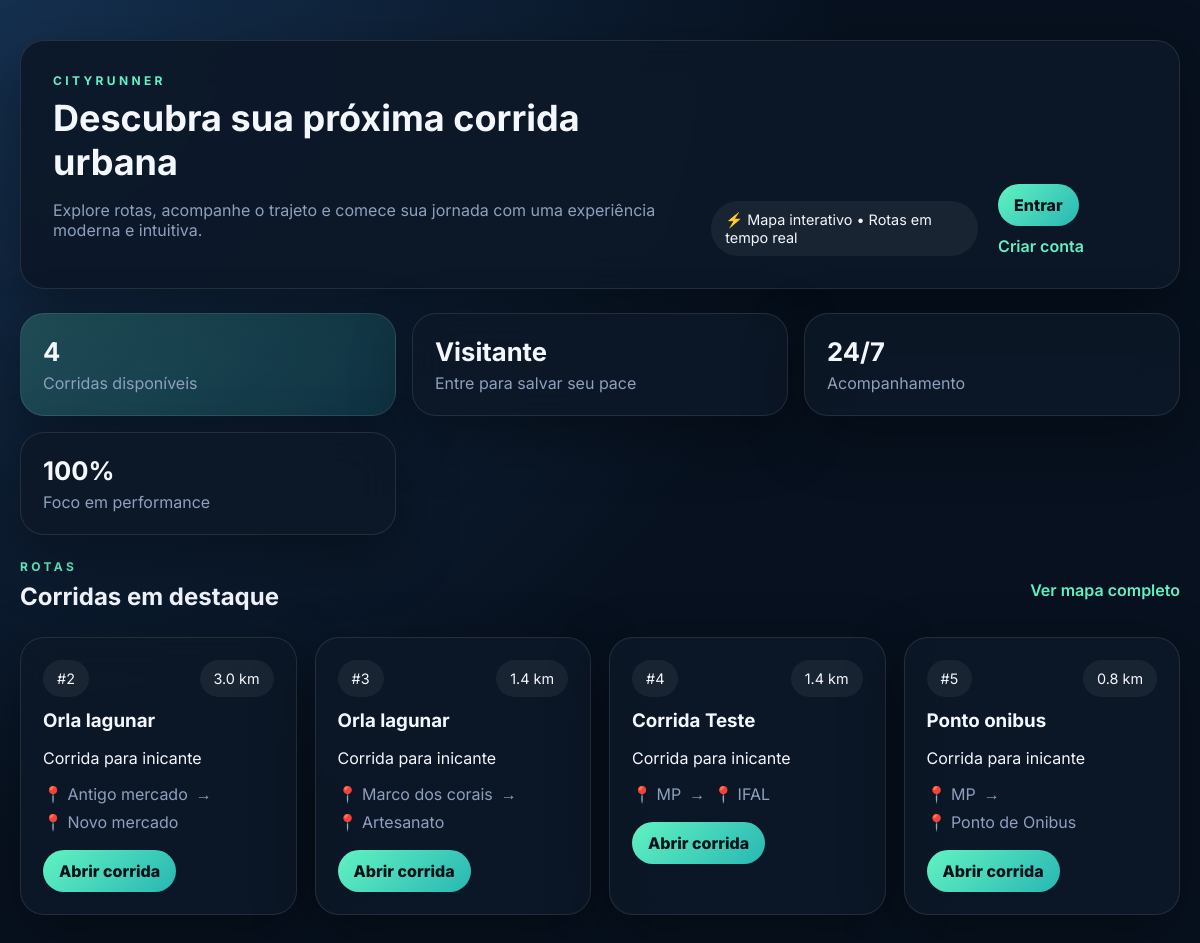
The page /corridas/ (signed in) on the database its author committed.
### corridas/models.py (models this page shows, shortened)
class Corrida(models.Model):
    nome = models.CharField(max_length=100)
    local_inicio = models.CharField(max_length=100)
    local_fim = models.CharField(max_length=100)
    distancia = models.FloatField()
    descricao = models.TextField()
    origem_latitude = models.FloatField(null=True, blank=True)
    origem_longitude = models.FloatField(null=True, blank=True)
    destino_latitude = models.FloatField(null=True, blank=True)
    destino_longitude = models.FloatField(null=True, blank=True)

### corridas/views.py (the view)
# urls.py: path('', views.corrida_list, name='corrida_list'),
def corrida_list(request):
    if not is_authenticated_request(request):
        next_url = request.get_full_path()
        login_url = reverse("login")
        return redirect(f"{login_url}?{urlencode({'next': next_url})}")
    corridas = Corrida.objects.all().order_by("id")
    return render(request, "corrida_list.html", {"corridas": corridas})

### corridas/views.py (called while the page is built, shortened)
def is_authenticated_request(request):
    if request.session.get("access_token") or request.session.get("usuario_id"):
        token = request.session.get("access_token")
        if token:
            try:
                jwt.decode(token, JWT_SECRET, algorithms=["HS256"])
                return True
            except (jwt.ExpiredSignatureError, jwt.InvalidTokenError):
                return False
        return True

### corridas/templates/corrida_list.html (shortened to what this page needs)
{% load static %}
<!DOCTYPE html>
<html lang="pt-BR">
<head>
    <link rel="stylesheet" href="{% static 'style.css' %}">
</head>
<body>
    <div class="page-shell">
        <header class="hero-card">
            <div>
                <p class="eyebrow">CityRunner</p>
                <h1>Descubra sua próxima corrida urbana</h1>
                <p class="hero-text">Explore rotas, acompanhe o trajeto e comece sua jornada com uma experiência moderna e intuitiva.</p>
            </div>
            <div class="hero-pill">⚡ Mapa interativo • Rotas em tempo real</div>
            <div style="display:flex; gap:10px; flex-wrap:wrap; margin-top: 12px;">
                {% if request.session.usuario_nome %}
                    <a href="{% url 'logout' %}" class="primary-btn">Sair</a>
                {% else %}
                    <a href="{% url 'login' %}" class="primary-btn">Entrar</a>
                    <a href="{% url 'register' %}" class="ghost-link">Criar conta</a>
                {% endif %}
            </div>
        </header>
        <section class="stats-grid">
            <article class="stat-card accent">
                <span class="stat-number">{{ corridas.count }}</span>
                <span class="stat-label">Corridas disponíveis</span>
            </article>
            <article class="stat-card">
                {% if request.session.usuario_nome %}
                    <span class="stat-number">{{ request.session.usuario_nome }}</span>
                    <span class="stat-label">Usuário logado</span>
                {% else %}
                    <span class="stat-number">Visitante</span>
                    <span class="stat-label">Entre para salvar seu pace</span>
                {% endif %}
            </article>
            <article class="stat-card">
                <span class="stat-number">24/7</span>
                <span class="stat-label">Acompanhamento</span>
            </article>
            <article class="stat-card">
                <span class="stat-number">100%</span>
                <span class="stat-label">Foco em performance</span>
            </article>
        </section>
        <section class="list-section">
            <div class="section-title-row">
                <div>
                    <p class="eyebrow">Rotas</p>
                    <h2>Corridas em destaque</h2>
                </div>
                <a href="#" class="ghost-link">Ver mapa completo</a>
            </div>
            <div class="card-grid">
                {% for corrida in corridas %}
                <article class="race-card">
                    <div class="card-top">
                        <span class="card-badge">#{{ corrida.id }}</span>
                        <span class="card-meta">{{ corrida.distancia }} km</span>
                    </div>
                    <h3>{{ corrida.nome }}</h3>
                    <p>{{ corrida.descricao|truncatechars:120 }}</p>
                    <div class="route-row">
                        <span>📍 {{ corrida.local_inicio }}</span>
                        <span>→</span>
                        <span>📍 {{ corrida.local_fim }}</span>
                    </div>
                    <a class="primary-btn" href="{% url 'corrida_detail' corrida.id %}">Abrir corrida</a>
                </article>
                {% empty %}
                <article class="empty-card">
                    <h3>Nenhuma corrida cadastrada ainda</h3>
                    <p>Adicione uma corrida pela API para visualizá-la aqui.</p>
                </article>
                {% endfor %}
            </div>
        </section>
    </div>
</body>
</html>

### corridas/static/style.css (style rules this page uses)
:root { color-scheme: dark; --bg: #07111f; --panel: rgba(13, 24, 39, 0.9); --panel-2: rgba(255, 255, 255, 0.06); --text: #f5f7ff; --muted: #8fa0bf; --accent: #62f2c2; --accent-strong: #28b7b3; --border: rgba(255, 255, 255, 0.1); --shadow: 0 20px 60px rgba(0, 0, 0, 0.35); }
* { box-sizing: border-box; }
body { margin: 0; font-family: 'Inter', sans-serif; background: radial-gradient(circle at top left, #15304f, var(--bg) 55%); color: var(--text); min-height: 100vh; }
.page-shell { max-width: 1200px; margin: 0 auto; padding: 40px 20px 80px; }
.hero-card, .race-card, .map-card, .info-card, .stat-card, .empty-card { background: var(--panel); border: 1px solid var(--border); border-radius: 24px; box-shadow: var(--shadow); backdrop-filter: blur(20px); }
.hero-card { padding: 32px; display: flex; justify-content: space-between; align-items: flex-end; gap: 20px; margin-bottom: 24px; }
.eyebrow { text-transform: uppercase; letter-spacing: 0.28em; font-size: 0.75rem; color: var(--accent); margin: 0 0 8px; font-weight: 700; }
h1, h2, h3, h4 { margin: 0 0 10px; }
h1 { font-size: clamp(1.9rem, 3vw, 2.8rem); }
.hero-text, .muted, .route-info, .comment-item p { color: var(--muted); }
.hero-pill, .card-badge, .pill, .card-meta { display: inline-flex; align-items: center; padding: 10px 14px; border-radius: 999px; background: var(--panel-2); color: var(--text); font-size: 0.9rem; }
.stats-grid { display: grid; grid-template-columns: repeat(3, minmax(0, 1fr)); gap: 16px; margin-bottom: 24px; }
.stat-card { padding: 22px; }
.stat-card.accent { background: linear-gradient(135deg, rgba(98,242,194,0.2), rgba(40,183,179,0.15)); }
.stat-number { display: block; font-size: 1.6rem; font-weight: 700; margin-bottom: 6px; }
.stat-label { color: var(--muted); }
.list-section { margin-top: 10px; }
.section-title-row { display: flex; justify-content: space-between; align-items: center; margin-bottom: 16px; }
.ghost-link, .back-link { color: var(--accent); text-decoration: none; font-weight: 600; }
.card-grid { display: grid; grid-template-columns: repeat(auto-fit, minmax(260px, 1fr)); gap: 18px; }
.race-card, .empty-card { padding: 22px; }
.card-top { display: flex; justify-content: space-between; margin-bottom: 12px; }
.route-row { display: flex; flex-wrap: wrap; gap: 8px; color: var(--muted); margin: 14px 0 18px; }
.primary-btn { border: none; padding: 11px 16px; border-radius: 999px; background: linear-gradient(135deg, var(--accent), var(--accent-strong)); color: #021018; font-weight: 800; cursor: pointer; text-decoration: none; display: inline-flex; align-items: center; justify-content: center; }

### rows shown on the page
Corrida: id "2", distancia "3.0", nome "Orla lagunar", descricao "Corrida para inicante", local_inicio "Antigo mercado", local_fim "Novo mercado"
Corrida: id "3", distancia "1.4", nome "Orla lagunar", descricao "Corrida para inicante", local_inicio "Marco dos corais", local_fim "Artesanato"
Corrida: id "4", distancia "1.4", nome "Corrida Teste", descricao "Corrida para inicante", local_inicio "MP", local_fim "IFAL"
Corrida: id "5", distancia "0.8", nome "Ponto onibus", descricao "Corrida para inicante", local_inicio "MP", local_fim "Ponto de Onibus"

### other values the page prints
{{ corridas.count }} "4"
